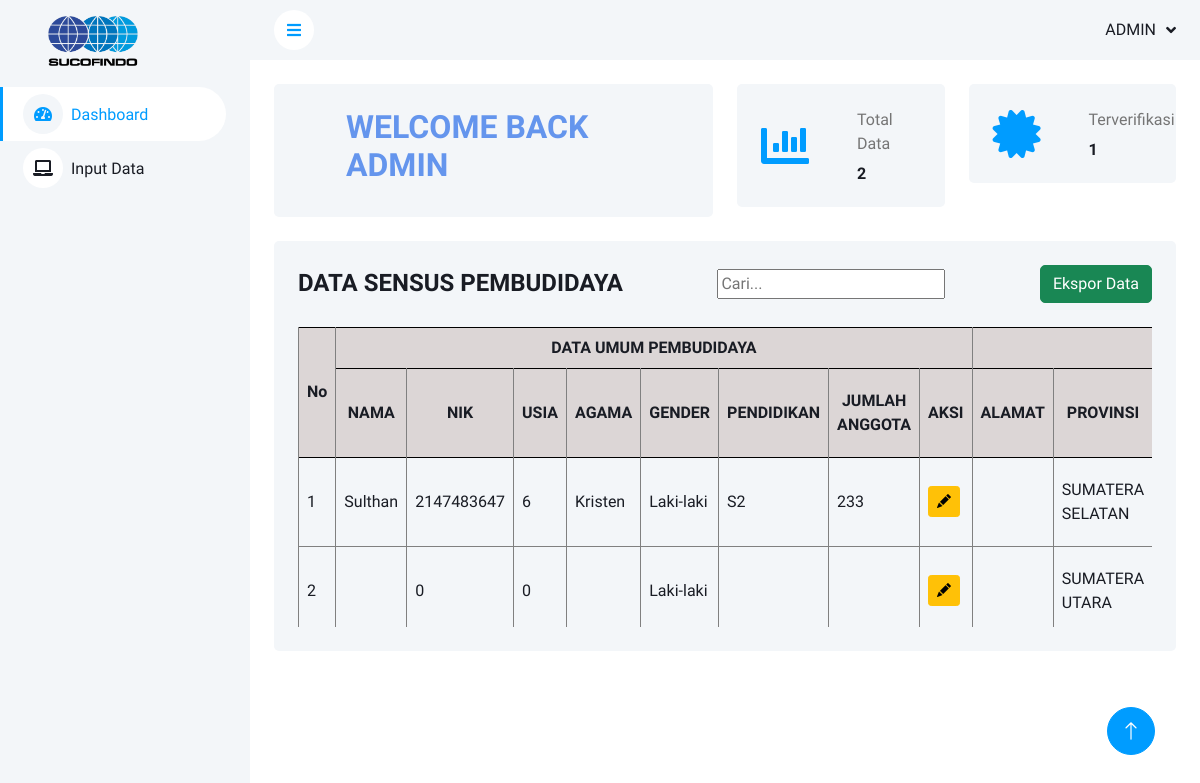
The page /dasprokon.php (signed in) on the database its author committed.
### tables this page shows
CREATE TABLE `sensus` (
  `id` int(11) NOT NULL,
  `nama` varchar(150) NOT NULL,
  `nik` int(255) NOT NULL,
  `usia` int(10) NOT NULL,
  `agama` varchar(150) NOT NULL,
  `gender` varchar(150) NOT NULL,
  `pendidikan` varchar(150) NOT NULL,
  `jml_keluarga` varchar(150) NOT NULL,
  `alamat` varchar(150) NOT NULL,
  `kelurahan` varchar(255) NOT NULL,
  `kecamatan` varchar(150) NOT NULL,
  `kabupaten` varchar(150) NOT NULL,
  `provinsi` varchar(150) NOT NULL,
  `latitude` varchar(150) NOT NULL,
  `longtitude` varchar(150) NOT NULL,
  `komoditas` varchar(150) NOT NULL,
  `kelompok` varchar(150) NOT NULL,
  `biota` varchar(150) NOT NULL,
  `jenis_usaha` varchar(150) NOT NULL,
  `status_kusuka` varchar(150) NOT NULL,
  `status_pemilik` varchar(150) NOT NULL,
  `luas_areal` varchar(150) NOT NULL,
  `media_pemeliharaan` varchar(150) NOT NULL,
  `kepadatan_pemeliharaan` varchar(150) NOT NULL,
  `teknologi` varchar(150) NOT NULL,
  `produksi` varchar(150) NOT NULL,
  `distribusi` varchar(150) NOT NULL,
  `harga_jual` varchar(150) NOT NULL,
  `jenis_pakan` varchar(150) NOT NULL,
  `jml_pakan` varchar(150) NOT NULL,
  `sumber_suplai` varchar(150) NOT NULL,
  `harga_pakan` varchar(150) NOT NULL,
  `sumber_benih` varchar(150) NOT NULL,
  `jml_benih` varchar(150) NOT NULL,
  `harga_benih` varchar(150) NOT NULL,
  `jml_tk` varchar(150) NOT NULL,
  `modal` varchar(150) NOT NULL,
  `sumber_modal` varchar(150) NOT NULL,
  `sumber_kredit` varchar(150) NOT NULL,
  `ipal` varchar(150) NOT NULL,
  `tandon` varchar(150) NOT NULL,
  `greenbelt` varchar(150) NOT NULL,
  `jarak_pantai` varchar(150) NOT NULL,
  `sumber_air` varchar(150) NOT NULL,
  `status_izin` varchar(150) NOT NULL,
  `status_nib` varchar(150) NOT NULL,
  `skala_usaha` varchar(150) NOT NULL,
  `asuransi` varchar(150) NOT NULL,
  `bantuan` varchar(150) NOT NULL,
  `penghargaan` varchar(150) NOT NULL,
  `dukungan_pemda` varchar(150) NOT NULL,
  `dukungan_pusat` varchar(150) NOT NULL,
  `nama_penyuluh` varchar(150) NOT NULL,
  `sertifikat` varchar(150) NOT NULL,
  `foto` text NOT NULL,
  `nama_petugas` varchar(150) NOT NULL,
  `nik_petugas` int(16) NOT NULL,
  `waktu_sensus` datetime NOT NULL,
  `perubahan_terakhir` datetime NOT NULL,
  `upt` varchar(150) NOT NULL,
  `verif` tinyint(2) NOT NULL DEFAULT 0 COMMENT '0=Not Verified, 1= Verified'
);

### koneksi.php (called while the page is built, shortened)
<?php
    $host = "localhost";
    $username = "root";
    $password = "";
    $database = "prokon";
    $koneksi  = mysqli_connect($host, $username, $password, $database);
    function query($query)
    {
        global $koneksi;
        $result = mysqli_query($koneksi, $query);
        $rows = [];
        while ($row = mysqli_fetch_assoc($result)) {
            $rows[] = $row;
        }
        return $rows;
    }
?>

### dasprokon.php (the view, shortened to what this page needs)
<?php
require 'koneksi.php';
$sensus = query("SELECT * FROM sensus");
$query = "SELECT COUNT(*) as total FROM sensus";
$result = mysqli_query($koneksi, $query);
$row = mysqli_fetch_assoc($result);
$total = $row['total'];
$query2 = "SELECT COUNT(*) as totalverif FROM sensus WHERE verif = 1";
$result = mysqli_query($koneksi, $query2);
$row = mysqli_fetch_assoc($result);
$totalverif = $row['totalverif'];
?>
<!DOCTYPE html>
<html lang="en">
<head>
    <link href="https://cdnjs.cloudflare.com/ajax/libs/font-awesome/5.10.0/css/all.min.css" rel="stylesheet">
    <link href="https://cdn.jsdelivr.net/npm/bootstrap-icons@1.4.1/font/bootstrap-icons.css" rel="stylesheet">
    <link href="lib/owlcarousel/assets/owl.carousel.min.css" rel="stylesheet">
    <link href="lib/tempusdominus/css/tempusdominus-bootstrap-4.min.css" rel="stylesheet" />
    <link href="css/bootstrap.min.css" rel="stylesheet">
    <link href="css/style.css" rel="stylesheet">
</head>
<body>
    <div class="container-xxl position-relative bg-white d-flex p-0">
        <div class="sidebar pe-4 pb-3">
            <nav class="navbar bg-light navbar-light">
                <div class="navbar-nav w-100">
                    <a href="dasprokon.php" class="navbar-brand mx-5 mb-3">
                        <img src="img/Logo_sucofindo.png" width="90" height="50" class="d-inline-block align-text-top align-items-center">
                    </a>
                    <a href="dasprokon.php" class="nav-link active"><i class="fa fa-tachometer-alt me-2"></i>Dashboard</a>
                    <a href="input1.php" class="nav-link"><i class="fa fa-laptop me-2"></i>Input Data</a>
                </div>
            </nav>
        </div>
        <div class="content">
            <nav class="navbar navbar-expand bg-light navbar-light sticky-top px-4 py-0" style="height:60px;">
                <a href="#" class="sidebar-toggler flex-shrink-0">
                    <i class="fa fa-bars"></i>
                </a>
                <div class="navbar-nav align-items-center ms-auto">
                    <div class="nav-item dropdown">
                    <div class="nav-item dropdown">
                        <a href="#" class="nav-link dropdown-toggle" data-bs-toggle="dropdown">
                            <span class="d-none d-lg-inline-flex">ADMIN</span>
                        </a>
                    </div>
                </div>
            </nav>
            <div class="container-fluid pt-4 px-4">
                <div class="row g-4">
                    <div class="col-sm-6 col-xl-6">
                        <div class="bg-light rounded d-flex align-items-center justify-content-between p-4">
                            <div class="ms-5">
                                <h2 style="color:cornflowerblue" >WELCOME BACK ADMIN</h2>
                            </div>
                        </div>
                    </div>
                    <div class="col-sm-6 col-xl-3">
                        <div class="bg-light rounded d-flex align-items-center justify-content-between p-4">
                        <i class="fa fa-chart-bar fa-3x text-primary"></i>
                            <div class="ms-5">
                                <p class="mb-2">Total Data</p>
                                <h6 class="mb-0">
                                <?php
                                echo $total;
                                ?>
                                </h6>
                            </div>
                        </div>
                    </div>
                    <div class="col-sm-6 col-xl-3">
                        <div class="bg-light rounded d-flex align-items-center justify-content-between p-4">
                        <i class="fa fa-certificate fa-3x text-primary"></i>
                            <div class="ms-5">
                                <p class="mb-2">Terverifikasi</p>
                                <h6 class="mb-0">
                                    <?=$totalverif?>
                                </h6>
                            </div>
                        </div>
                    </div>
                </div>
            </div>
            <div class="table-container">
            <div class="container-fluid pt-4 px-4" >
                <div class="bg-light text-center rounded p-4">
                    <div class="d-flex align-items-center justify-content-between mb-4">
                        <H4 class="mb-0" >DATA SENSUS PEMBUDIDAYA</H4>
                    <input type="text" id="myInput" placeholder="Cari...">
                    <a href="excel.php" class="btn btn-success"><i class="lni lni-download"></i> Ekspor Data</a>
                    </div>
                    <div class="table-responsive scroll">
                        <table class="table text-start align-middle table-bordered table-hover mb-0" id="example">
                                <tr class="text-dark table-border" >
                                    <th rowspan="3"  style="border-color: grey;">No</th>
                                </tr>
                                <tr class="text-dark table-border">
                                    <th colspan="8" style="border-color: grey;">DATA UMUM PEMBUDIDAYA</th>
                                    <th colspan="8" style="border-color: grey;">LOKASI USAHA</th>
                                </tr>
                                <tr class="table-border">
                                    <th scope="col" style="border-color: grey;" class="text-dark">NAMA</th>
                                    <th scope="col" style="border-color: grey;" class="text-dark">NIK</th>
                                    <th scope="col" style="border-color: grey;" class="text-dark">USIA</th>
                                    <th scope="col" style="border-color: grey;" class="text-dark">AGAMA</th>
                                    <th scope="col" style="border-color: grey;" class="text-dark">GENDER</th>
                                    <th scope="col" style="border-color: grey;" class="text-dark">PENDIDIKAN</th>
                                    <th scope="col" style="border-color: grey;" class="text-dark">JUMLAH ANGGOTA</th>
                                    <th scope="col" style="border-color: grey;" class="text-dark">AKSI</th>
                                    <th scope="col" style="border-color: grey;" class="text-dark">ALAMAT</th>
                                    <th scope="col" style="border-color: grey;" class="text-dark">PROVINSI</th>
                                </tr>
                                <?php
            $i = 1;
            foreach ($sensus as $row) :
                ?>
                <tbody id="myTable">
                                <tr style="border-color: grey;">
                                    <td class="text-dark" ><?php echo $i; ?></td>
                                    <td class="text-dark" ><?php echo $row["nama"]; ?></td>
                                    <td class="text-dark" ><?php echo $row["nik"]; ?></td>
                                    <td class="text-dark" ><?php echo $row["usia"]; ?></td>
                                    <td class="text-dark" ><?php echo $row["agama"]; ?></td>
                                    <td class="text-dark" ><?php echo $row["gender"]; ?></td>
                                    <td class="text-dark" ><?php echo $row["pendidikan"]; ?></td>
                                    <td class="text-dark" ><?php echo $row["jml_keluarga"]; ?></td>
                                    <td><a data-bs-toggle="modal" data-bs-target="#popup1<?= $row['id']; ?>" class="btn btn-warning btn-sm" style="font-weight: 300px;"><i class="bi bi-pencil-fill"></i></a><br></td>
                                    <td class="text-dark" ><?php echo $row["alamat"]; ?></td>
                                    <td class="text-dark" ><?php echo $row["provinsi"]; ?></td>
                                </tr>
                                </tbody>
                                <?php
                $i++;
                endforeach;
            ?>
                        </table>
                    </div>
                </div>
            </div>
        </div>
        <?php $i = 1; foreach ($sensus as $row) : ?>
    </div>
    <?php
                endforeach;
            ?>
        <a href="#" class="btn btn-lg btn-primary btn-lg-square back-to-top"><i class="bi bi-arrow-up"></i></a>
</body>
</html>

### css/style.css (style rules this page uses)
:root { --primary: #009CFF; --light: #F3F6F9; --dark: #191C24; }
.back-to-top { position: fixed; display: none; right: 45px; bottom: 45px; z-index: 99; }
.btn { transition: .5s; }
.btn.btn-primary { color: #FFFFFF; }
.btn-lg-square { width: 48px; height: 48px; }
.btn-square, .btn-sm-square, .btn-lg-square { padding: 0; display: inline-flex; align-items: center; justify-content: center; font-weight: normal; border-radius: 50px; }
.sidebar { position: fixed; top: 0; left: 0; bottom: 0; width: 250px; height: 100vh; overflow-y: auto; background: var(--light); transition: 0.5s; z-index: 999; }
.content { margin-left: 250px; min-height: 100vh; background: #FFFFFF; transition: 0.5s; }
@media (min-width: 992px) { .sidebar { margin-left: 0; } }
@media (min-width: 992px) { .content { width: calc(100% - 250px); } }
.sidebar .navbar .navbar-nav .nav-link { padding: 7px 20px; color: var(--dark); font-weight: 500; border-left: 3px solid var(--light); border-radius: 0 30px 30px 0; outline: none; }
.sidebar .navbar .navbar-nav .nav-link:hover, .sidebar .navbar .navbar-nav .nav-link.active { color: var(--primary); background: #FFFFFF; border-color: var(--primary); }
.sidebar .navbar .navbar-nav .nav-link i { width: 40px; height: 40px; display: inline-flex; align-items: center; justify-content: center; background: #FFFFFF; border-radius: 40px; }
.sidebar .navbar .navbar-nav .nav-link:hover i, .sidebar .navbar .navbar-nav .nav-link.active i { background: var(--light); }
.content .navbar .navbar-nav .nav-link { margin-left: 25px; padding: 12px 0; color: var(--dark); outline: none; }
.content .navbar .sidebar-toggler, .content .navbar .navbar-nav .nav-link i { width: 40px; height: 40px; display: inline-flex; align-items: center; justify-content: center; background: #FFFFFF; border-radius: 40px; }
.content .navbar .dropdown-toggle::after { margin-left: 6px; vertical-align: middle; border: none; content: "\f107"; font-family: "Font Awesome 5 Free"; font-weight: 900; transition: .5s; }

### dasprokon.php (style rules this page uses)
.table-container { max-height: 600px; }
.table-border { text-align: center; border-color: black; background-color: #dcd6d6; }
.scroll { height: 300px; overflow: scroll; }

### rows shown on the page
sensus: nama "Sulthan", nik "2147483647", usia "6", agama "Kristen", gender "Laki-laki", pendidikan "S2", jml_keluarga "233", provinsi "SUMATERA SELATAN"
sensus: nik "0", usia "0", gender "Laki-laki", provinsi "SUMATERA UTARA"

### other values the page prints
$total "2"
$totalverif "1"
